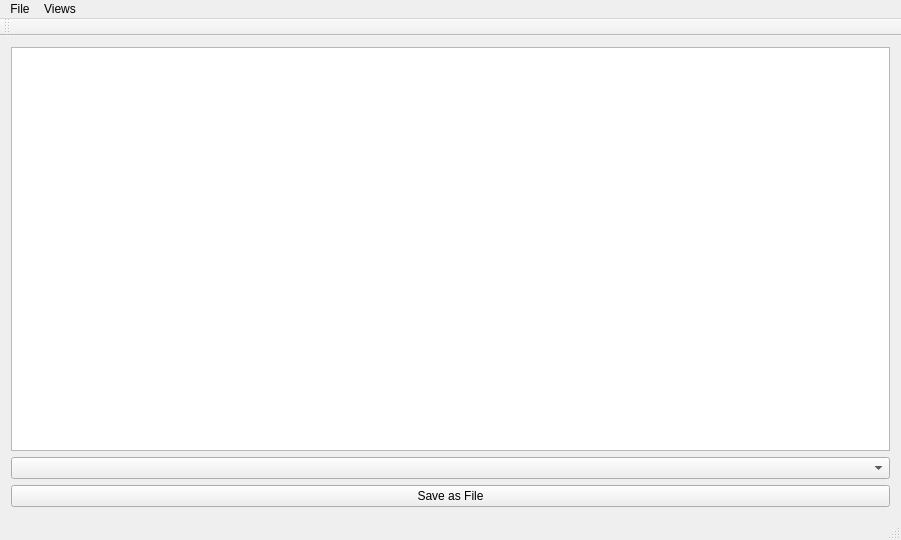
<?xml version="1.0" encoding="UTF-8"?>
<ui version="4.0">
 <class>MainWindow</class>
 <widget class="QMainWindow" name="MainWindow">
  <property name="geometry">
   <rect>
    <x>0</x>
    <y>0</y>
    <width>901</width>
    <height>540</height>
   </rect>
  </property>
  <property name="windowTitle">
   <string>Viber Data Extractor</string>
  </property>
  <widget class="QWidget" name="centralWidget">
   <layout class="QVBoxLayout" name="verticalLayout">
    <item>
     <widget class="QTableView" name="tableView"/>
    </item>
    <item>
     <widget class="QComboBox" name="comboBox"/>
    </item>
    <item>
     <widget class="QPushButton" name="pushButton_2">
      <property name="enabled">
       <bool>true</bool>
      </property>
      <property name="maximumSize">
       <size>
        <width>16777215</width>
        <height>16777215</height>
       </size>
      </property>
      <property name="text">
       <string>Save as File</string>
      </property>
     </widget>
    </item>
   </layout>
   <zorder>comboBox</zorder>
   <zorder>pushButton_2</zorder>
   <zorder>tableView</zorder>
  </widget>
  <widget class="QMenuBar" name="menuBar">
   <property name="geometry">
    <rect>
     <x>0</x>
     <y>0</y>
     <width>901</width>
     <height>28</height>
    </rect>
   </property>
   <widget class="QMenu" name="menuFile">
    <property name="title">
     <string>File</string>
    </property>
    <addaction name="actionNew_Window"/>
    <addaction name="actionClose"/>
   </widget>
   <widget class="QMenu" name="menuViews">
    <property name="title">
     <string>Views</string>
    </property>
    <addaction name="actionContact"/>
   </widget>
   <addaction name="menuFile"/>
   <addaction name="menuViews"/>
  </widget>
  <widget class="QToolBar" name="mainToolBar">
   <attribute name="toolBarArea">
    <enum>TopToolBarArea</enum>
   </attribute>
   <attribute name="toolBarBreak">
    <bool>false</bool>
   </attribute>
  </widget>
  <widget class="QStatusBar" name="statusBar"/>
  <action name="actionNew_Window">
   <property name="text">
    <string>Open</string>
   </property>
  </action>
  <action name="actionClose">
   <property name="text">
    <string>Close</string>
   </property>
  </action>
  <action name="actionContact">
   <property name="text">
    <string>Contact</string>
   </property>
  </action>
 </widget>
 <layoutdefault spacing="6" margin="11"/>
 <resources/>
 <connections/>
</ui>
